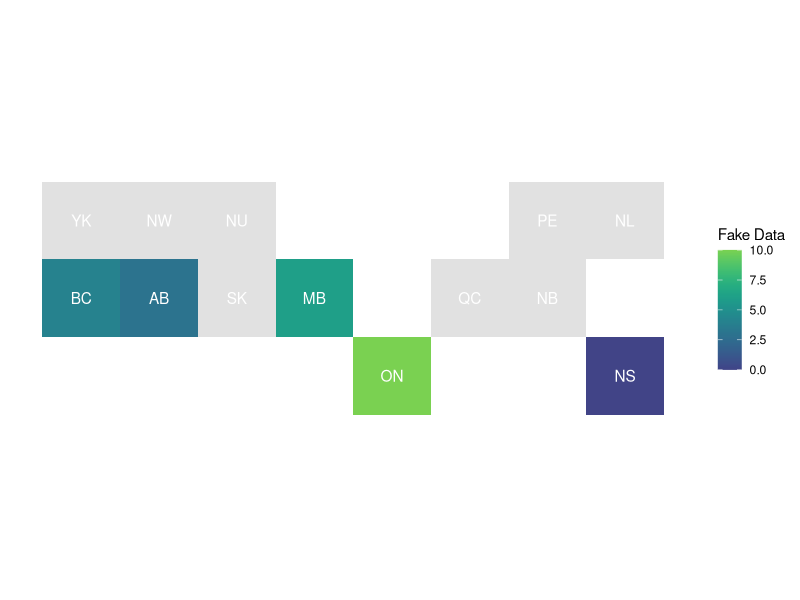

Source code (R):
library(tidyverse)
library(viridis)

# location df
canada <- tribble(
    ~province, ~code, ~x, ~y,
    "Yukon", "YK", 1, 3,
    "British Columbia", "BC", 1, 2, 
    "Northwest Territories", "NW", 2, 3, 
    "Alberta", "AB", 2, 2, 
    "Nunavut", "NU", 3, 3, 
    "Saskatchewan", "SK", 3, 2,
    "Manitoba", "MB", 4, 2, 
    "Ontario", "ON", 5, 1,
    "Quebec", "QC", 6, 2, 
    "Prince Edward Island", "PE", 7, 3, 
    "New Brunswick", "NB", 7, 2,
    "Newfoundland and Labrador", "NL", 8, 3, 
    "Nova Scotia", "NS", 8, 1
)
# inspect
canada

# just make sure province = province

df <- tibble(
    province = c("Ontario", "British Columbia", "Alberta", "Manitoba", "Nova Scotia"), 
    `Fake Data` = c(10, 4, 3, 6, 0)
)
df

# TILE GRID MAP

canada %>% 
    left_join(df, by = "province") %>% 
    ggplot(aes(x, y)) + 
    geom_tile(aes(fill = `Fake Data`)) + 
    geom_text(aes(label = code), color = "white") + 
    coord_fixed(ratio = 1) + 
    theme(
        panel.background = element_blank(),
        panel.grid = element_blank(), 
        axis.title = element_blank(), 
        axis.text = element_blank(), 
        axis.ticks = element_blank()) + 
    scale_fill_viridis(na.value = "#E1E1E1", option = "D", begin = 0.2, end = 0.8)